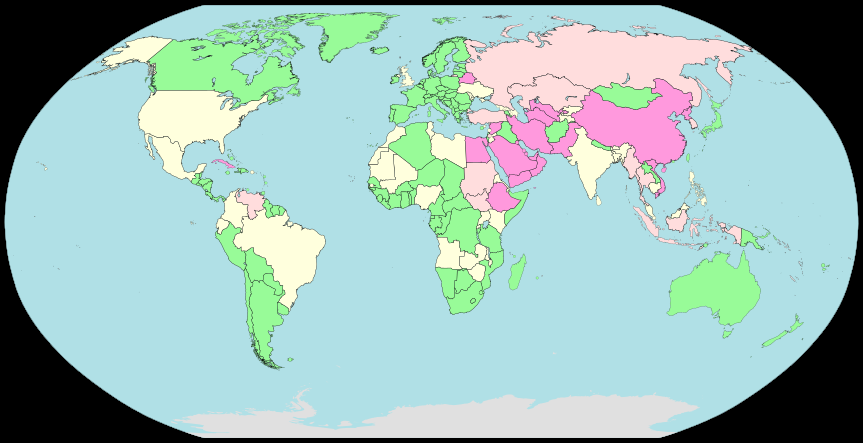
#> input picture HW1/5/P5/internet_censorship_map.png, 863 x 443 px
$ python a.py
#> lines starting #> are read from the running program, lines starting #| are printed output that depends on the picture; long printed decimals are rounded
import numpy as np
from matplotlib import image
from matplotlib import pyplot as plt
import cv2

image = cv2.imread("P5/internet_censorship_map.png",cv2.IMREAD_UNCHANGED)
#> image is the input picture: shape (443, 863, 4); mean B, G, R, A 183.2, 187.6, 155.9, 215.1
transparent_area = len(np.where(image[:,:,3] == 0)[0])
#> transparent_area = 58944
image = cv2.cvtColor(image, cv2.COLOR_BGR2RGB)
#> image: shape (443, 863, 3)
water_color = (176,224,230)

water_idxs = np.where((image == water_color).all(axis = 2))
#> water_idxs = 214092 positions, rows 6 to 432, columns 5 to 857
image[water_idxs] = (100,100,100)
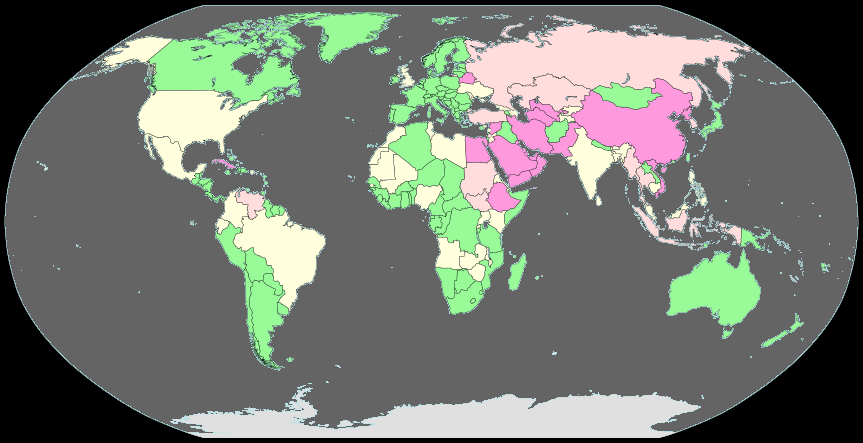
#> image: shape (443, 863, 3); mean R, G, B 113.3, 118.1, 110.4

plt.imshow(image)
plt.show()

percentage = len(water_idxs[0])/(image.shape[0] * image.shape[1] - transparent_area) * 100
#> percentage = 66.21

print(" percentage of water on earth:", percentage)
#|  percentage of water on earth: 66.208
